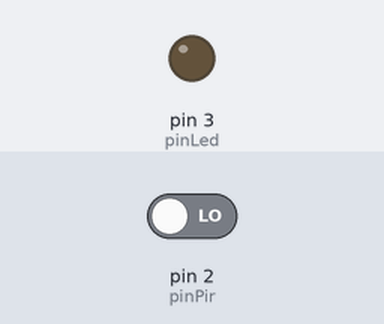
Bench run of a sketch on a simulated Arduino Uno, built with avr-gcc and run on an emulated ATmega328P. Parts: output pins drawn as LEDs (lit = HIGH). The inputs (shaded band) are chosen by the test bench; at power-on: pin 2 (pinPir) LOW.

Above: at 1.2 s.
1.3 s: pin 2 (pinPir) driven HIGH
At 2.3 s:
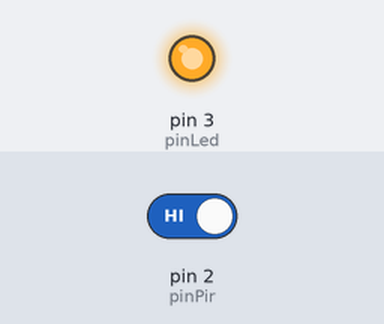
2.8 s: pin 2 (pinPir) driven LOW
At 3.4 s:
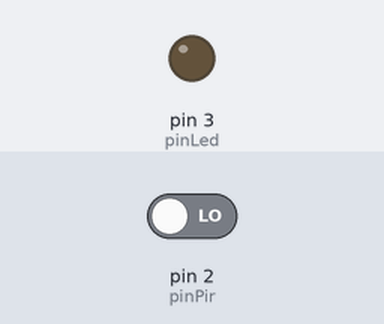
Timing chart, 0 to 5.8 s (numbered marks = the images above; inputs shaded):
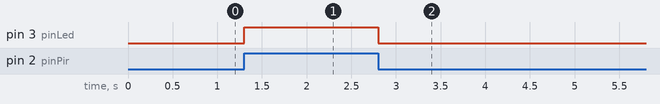

Measured:
- after the input at 1.3 s, pin 3 (pinLed): LOW → HIGH at once
- after the input at 2.8 s, pin 3 (pinLed): HIGH → LOW at once

The sketch:

pir.ino
```cpp
// C++ code
//

#define pinPir 2
#define pinLed 3

int valorPir;

void setup()
{
  Serial.begin(9600);
  pinMode(pinLed, OUTPUT);
  pinMode(pinPir, INPUT);
}

void loop()
{
 valorPir = digitalRead(pinPir);

  if(valorPir == HIGH){
  	digitalWrite(pinLed, HIGH);
  }
  else{
  	digitalWrite(pinLed, LOW);
  }
}
```
